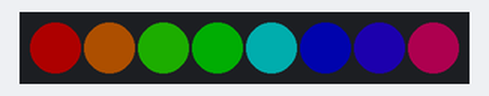
Bench run of a sketch on a simulated Arduino Uno, built with avr-gcc and run on an emulated ATmega328P. On the bench: 8 RGB LEDs in strip order, left to right. Dim RGB values are drawn brighter than linear.

Above: at 0.16 s.
At 3.84 s:
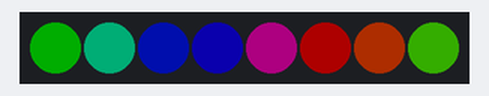
At 9.98 s:
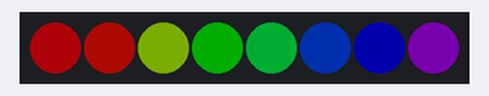
At 19.48 s:
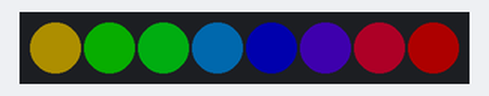
At 28.99 s:
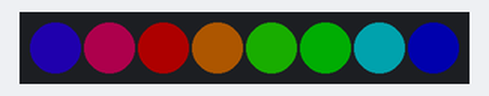
At 39.73 s:
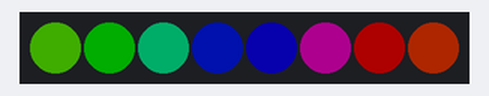
Timing chart, 0 to 40.0 s (numbered marks = the images above):
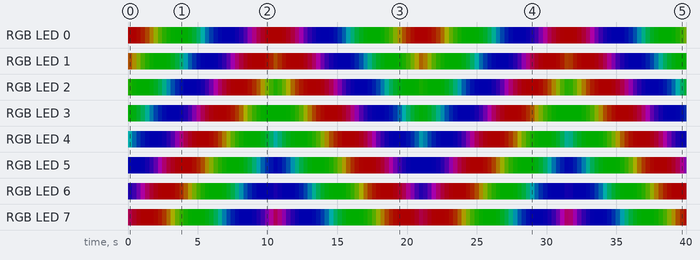

Measured:
- by itself, RGB LED 2: off → RGB(8, 50, 0) at 0.01 s, → RGB(2, 50, 0) 0.31 s later, → RGB(0, 50, 0) 0.31 s later, → RGB(0, 50, 4) 0.92 s later, … (114 changes in this stretch)
- by itself, RGB LED 5: off → RGB(0, 1, 50) at 0.01 s, → RGB(0, 0, 50) 0.31 s later, → RGB(1, 0, 50) 0.61 s later, → RGB(6, 0, 50) 0.31 s later, … (113 changes in this stretch)

The sketch:

RainbowAnimationBidirectional.ino
```cpp
/**
 * Cross fades through hue values and reverses. The speed of the cross fade is
 * determined by the variable _hueStep and the amount of delay.
 *
 * See:
 * https://makeabilitylab.github.io/physcomp/advancedio/addressable-leds.html
 *
 * By Professor Jon E. Froehlich
 * Director, Makeability Lab: https://makeabilitylab.cs.washington.edu/
 * Physical Computing Textbook: https://makeabilitylab.github.io/physcomp/
 *
 */

#include <Adafruit_NeoPixel.h>

const int LED_PIN = 2;
const int NUM_LEDS = 8;
const uint32_t MAX_HUE = 65536; // Full circle (360 degrees) in 16-bit hue

// Argument 1 = Number of pixels in NeoPixel _ledStrip
// Argument 2 = Arduino pin number
// Argument 3 = Pixel type flags, add together as needed:
//   NEO_KHZ800  800 KHz bitstream (most NeoPixel products w/WS2812 LEDs)
//   NEO_KHZ400  400 KHz (classic 'v1' (not v2) FLORA pixels, WS2811 drivers)
//   NEO_GRB     Pixels are wired for GRB bitstream (most NeoPixel products)
//   NEO_RGB     Pixels are wired for RGB bitstream (v1 FLORA pixels, not v2)
//   NEO_RGBW    Pixels are wired for RGBW bitstream (NeoPixel RGBW products)
Adafruit_NeoPixel _ledStrip(NUM_LEDS, LED_PIN, NEO_GRB + NEO_KHZ800);

// Use signed types so negative values behave predictably during comparison
int32_t _hueStep = 128;
int32_t _firstPixelHue = 0;

void setup() {
  _ledStrip.begin();
  _ledStrip.setBrightness(50);
  _ledStrip.show();
}

void loop() {
  for (int i = 0; i < _ledStrip.numPixels(); i++) {
    // Offset each pixel's hue to spread the rainbow across the _ledStrip
    uint32_t pixelHue = _firstPixelHue + (i * MAX_HUE / _ledStrip.numPixels());

    // ColorHSV accepts a 16-bit hue; gamma32 provides more natural color transitions
    _ledStrip.setPixelColor(i, _ledStrip.gamma32(_ledStrip.ColorHSV(pixelHue)));
  }
  _ledStrip.show();

  _firstPixelHue += _hueStep;

  // Reverse direction at boundaries
  if (_firstPixelHue >= (int32_t)MAX_HUE) {
    _firstPixelHue = MAX_HUE;
    _hueStep *= -1;
  } else if (_firstPixelHue <= 0) {
    _firstPixelHue = 0;
    _hueStep *= -1;
  }

  delay(10); // ~100 fps
}
```
